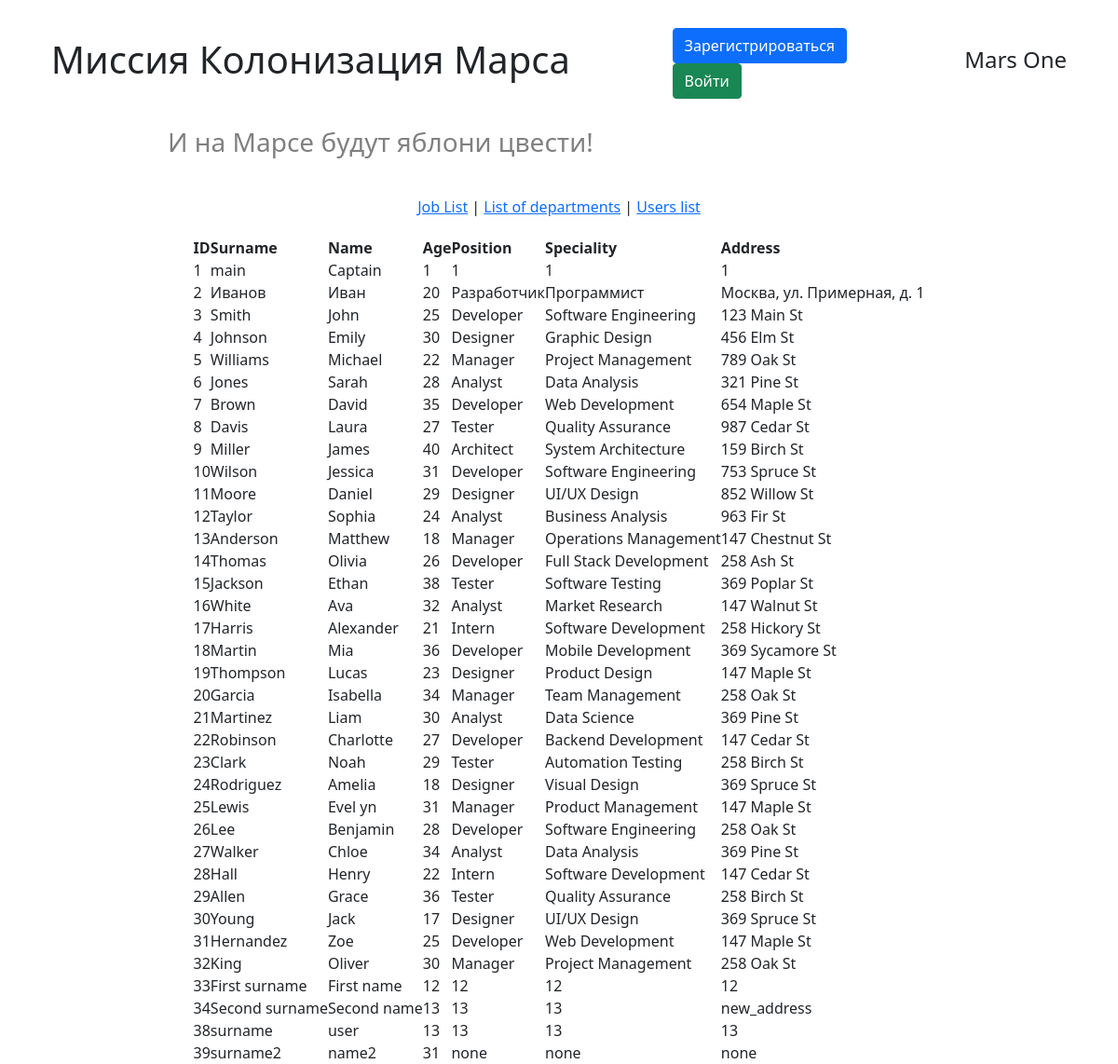
The app's page /user_list with its own data.
### data/users.py (models this page shows, shortened)
class User(SqlAlchemyBase, UserMixin):
    __tablename__ = 'users'
    id = sqlalchemy.Column(sqlalchemy.Integer, primary_key=True, autoincrement=True)
    surname = sqlalchemy.Column(sqlalchemy.String, nullable=True)
    name = sqlalchemy.Column(sqlalchemy.String, nullable=True)
    age = sqlalchemy.Column(sqlalchemy.Integer, nullable=True)
    position = sqlalchemy.Column(sqlalchemy.String, nullable=True)
    speciality = sqlalchemy.Column(sqlalchemy.String, nullable=True)
    address = sqlalchemy.Column(sqlalchemy.String, nullable=True)
    email = sqlalchemy.Column(sqlalchemy.String, index=True, unique=True, nullable=True)
    hashed_password = sqlalchemy.Column(sqlalchemy.String, nullable=True)
    modified_date = sqlalchemy.Column(sqlalchemy.DateTime, default=datetime.datetime.now)
    news = orm.relationship("News", back_populates='user')

### main.py (the view)
@app.route('/user_list')
def get_user_list():
    db_sess = db_session.create_session()
    users = db_sess.query(User).all()
    return render_template('user_list.html', users=users)

### data/db_session.py (called while the page is built)
def create_session() -> Session:
    global __factory
    return __factory()

### templates/user_list.html
{% extends "base.html" %}
{% block content %}
<table>
    <thead>
        <tr>
            <th>ID</th>
            <th>Surname</th>
            <th>Name</th>
            <th>Age</th>
            <th>Position</th>
            <th>Speciality</th>
            <th>Address</th>
        </tr>
    </thead>
{% for user in users %}
    <tr>
        <td>{{ user.id }}</td>
        <td>{{ user.surname }}</td>
        <td>{{ user.name }}</td>
        <td>{{ user.age }}</td>
        <td>{{ user.position }}</td>
        <td>{{ user.speciality }}</td>
        <td>{{ user.address }}</td>
    </tr>
{% endfor %}
</table>
{% endblock %}

### static/css/style.css (style rules this page uses)
* { margin: 0px; padding: 0px; font-family: 'Segoe UI', Tahoma, Geneva, Verdana, sans-serif; }

### records on screen
User: id "1", surname "main", name "Captain", age "1", position "1", speciality "1", address "1"
User: id "2", surname "Иванов", name "Иван", age "20", position "Разработчик", speciality "Программист", address "Москва, ул. Примерная, д. 1"
User: id "3", surname "Smith", name "John", age "25", position "Developer", speciality "Software Engineering", address "123 Main St"
User: id "4", surname "Johnson", name "Emily", age "30", position "Designer", speciality "Graphic Design", address "456 Elm St"
User: id "5", surname "Williams", name "Michael", age "22", position "Manager", speciality "Project Management", address "789 Oak St"
User: id "6", surname "Jones", name "Sarah", age "28", position "Analyst", speciality "Data Analysis", address "321 Pine St"
User: id "7", surname "Brown", name "David", age "35", position "Developer", speciality "Web Development", address "654 Maple St"
User: id "8", surname "Davis", name "Laura", age "27", position "Tester", speciality "Quality Assurance", address "987 Cedar St"
User: id "9", surname "Miller", name "James", age "40", position "Architect", speciality "System Architecture", address "159 Birch St"
User: id "10", surname "Wilson", name "Jessica", age "31", position "Developer", speciality "Software Engineering", address "753 Spruce St"
User: id "11", surname "Moore", name "Daniel", age "29", position "Designer", speciality "UI/UX Design", address "852 Willow St"
User: id "12", surname "Taylor", name "Sophia", age "24", position "Analyst", speciality "Business Analysis", address "963 Fir St"
User: id "13", surname "Anderson", name "Matthew", age "18", position "Manager", speciality "Operations Management", address "147 Chestnut St"
User: id "14", surname "Thomas", name "Olivia", age "26", position "Developer", speciality "Full Stack Development", address "258 Ash St"
User: id "15", surname "Jackson", name "Ethan", age "38", position "Tester", speciality "Software Testing", address "369 Poplar St"
User: id "16", surname "White", name "Ava", age "32", position "Analyst", speciality "Market Research", address "147 Walnut St"
User: id "17", surname "Harris", name "Alexander", age "21", position "Intern", speciality "Software Development", address "258 Hickory St"
User: id "18", surname "Martin", name "Mia", age "36", position "Developer", speciality "Mobile Development", address "369 Sycamore St"
User: id "19", surname "Thompson", name "Lucas", age "23", position "Designer", speciality "Product Design", address "147 Maple St"
User: id "20", surname "Garcia", name "Isabella", age "34", position "Manager", speciality "Team Management", address "258 Oak St"
User: id "21", surname "Martinez", name "Liam", age "30", position "Analyst", speciality "Data Science", address "369 Pine St"
User: id "22", surname "Robinson", name "Charlotte", age "27", position "Developer", speciality "Backend Development", address "147 Cedar St"
User: id "23", surname "Clark", name "Noah", age "29", position "Tester", speciality "Automation Testing", address "258 Birch St"
User: id "24", surname "Rodriguez", name "Amelia", age "18", position "Designer", speciality "Visual Design", address "369 Spruce St"
User: id "25", surname "Lewis", name "Evel yn", age "31", position "Manager", speciality "Product Management", address "147 Maple St"
User: id "26", surname "Lee", name "Benjamin", age "28", position "Developer", speciality "Software Engineering", address "258 Oak St"
User: id "27", surname "Walker", name "Chloe", age "34", position "Analyst", speciality "Data Analysis", address "369 Pine St"
User: id "28", surname "Hall", name "Henry", age "22", position "Intern", speciality "Software Development", address "147 Cedar St"
User: id "29", surname "Allen", name "Grace", age "36", position "Tester", speciality "Quality Assurance", address "258 Birch St"
User: id "30", surname "Young", name "Jack", age "17", position "Designer", speciality "UI/UX Design", address "369 Spruce St"
User: id "31", surname "Hernandez", name "Zoe", age "25", position "Developer", speciality "Web Development", address "147 Maple St"
User: id "32", surname "King", name "Oliver", age "30", position "Manager", speciality "Project Management", address "258 Oak St"
User: id "33", surname "First surname", name "First name", age "12", position "12", speciality "12", address "12"
User: id "34", surname "Second surname", name "Second name", age "13", position "13", speciality "13", address "new_address"
User: id "38", surname "surname", name "user", age "13", position "13", speciality "13", address "13"
User: id "39", surname "surname2", name "name2", age "31", position "none", speciality "none", address "none"
